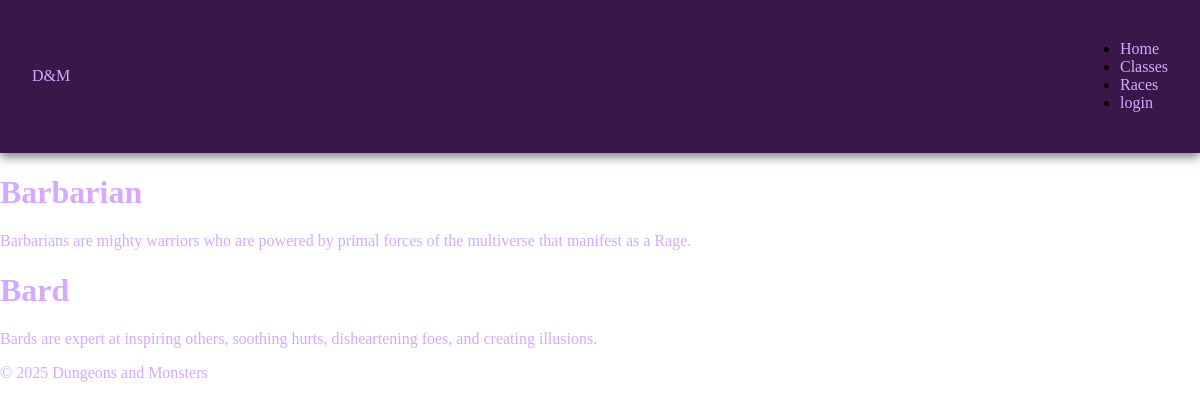
/classes.php, run on the app's committed database.
### tables this page shows
CREATE TABLE `class` (
  `classId` int(4) NOT NULL,
  `className` varchar(255) NOT NULL,
  `classShortInformation` text NOT NULL,
  `classInformation` text NOT NULL,
  `classImage` varchar(255) NOT NULL
);

### inc/classesFunctions.php (the view, shortened to what this page needs)
<?php
function getClasses(){
    $db = dbConnect();
    $sql = "SELECT * FROM class";
    $resourse = $db->query($sql) or die($db->error);
    $classes = $resourse->fetch_all(MYSQLI_ASSOC);
    return $classes;
}
function displayClasses() {
    $classes = getClasses();
    foreach($classes as $class) {
        ?>
            <a href="?classId=<?php echo $class['classId']; ?>">
                <div>
                    <h1><?php echo $class['className'] ?></h1>
                    <p><?php echo$class['classShortInformation'];  ?></p>
                </div>
            </a>
        <?php
    }
}
    ?>

### css/main.css (style rules this page uses)
:root { --mainColorDarker: #391849; --white: #ffffff; --textColor: #d3aaff; }
body { background-color: var(--white); margin: 0; }
a { text-decoration: none; color: var(--textColor); }

### data on the page
class: className "Barbarian", classShortInformation "Barbarians are mighty warriors who are powered by primal forces of the multiverse that manifest as a Rage."
class: className "Bard", classShortInformation "Bards are expert at inspiring others, soothing hurts, disheartening foes, and creating illusions."
